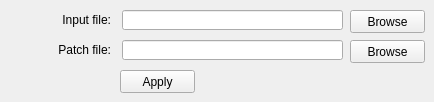
      <widget class="QWidget" name="tab">
       <attribute name="title">
        <string>Patcher</string>
       </attribute>
       <widget class="QLineEdit" name="lineInputFile">
        <property name="geometry">
         <rect>
          <x>122</x>
          <y>10</y>
          <width>221</width>
          <height>20</height>
         </rect>
        </property>
       </widget>
       <widget class="QLabel" name="label">
        <property name="geometry">
         <rect>
          <x>10</x>
          <y>10</y>
          <width>101</width>
          <height>20</height>
         </rect>
        </property>
        <property name="text">
         <string>Input file:</string>
        </property>
        <property name="alignment">
         <set>Qt::AlignRight|Qt::AlignTrailing|Qt::AlignVCenter</set>
        </property>
       </widget>
       <widget class="QPushButton" name="btnInputFileBrowse">
        <property name="geometry">
         <rect>
          <x>350</x>
          <y>10</y>
          <width>75</width>
          <height>23</height>
         </rect>
        </property>
        <property name="text">
         <string>Browse</string>
        </property>
       </widget>
       <widget class="QPushButton" name="btnPatchFileBrowse">
        <property name="geometry">
         <rect>
          <x>350</x>
          <y>40</y>
          <width>75</width>
          <height>23</height>
         </rect>
        </property>
        <property name="text">
         <string>Browse</string>
        </property>
       </widget>
       <widget class="QLineEdit" name="linePatchFile">
        <property name="geometry">
         <rect>
          <x>122</x>
          <y>40</y>
          <width>221</width>
          <height>20</height>
         </rect>
        </property>
       </widget>
       <widget class="QLabel" name="label_2">
        <property name="geometry">
         <rect>
          <x>10</x>
          <y>40</y>
          <width>101</width>
          <height>20</height>
         </rect>
        </property>
        <property name="text">
         <string>Patch file:</string>
        </property>
        <property name="alignment">
         <set>Qt::AlignRight|Qt::AlignTrailing|Qt::AlignVCenter</set>
        </property>
       </widget>
       <widget class="QPushButton" name="btnApply">
        <property name="geometry">
         <rect>
          <x>120</x>
          <y>70</y>
          <width>75</width>
          <height>23</height>
         </rect>
        </property>
        <property name="text">
         <string>Apply</string>
        </property>
       </widget>
      </widget>
